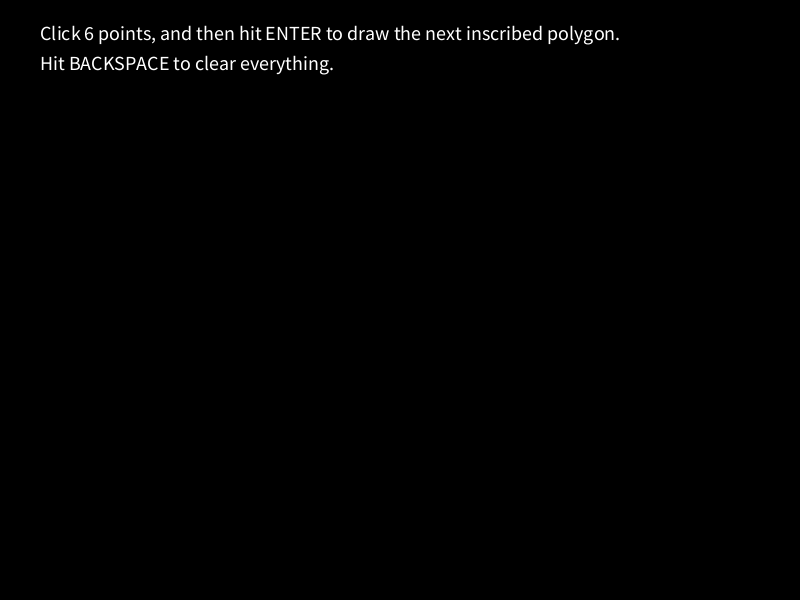
Frame 1 (no input)
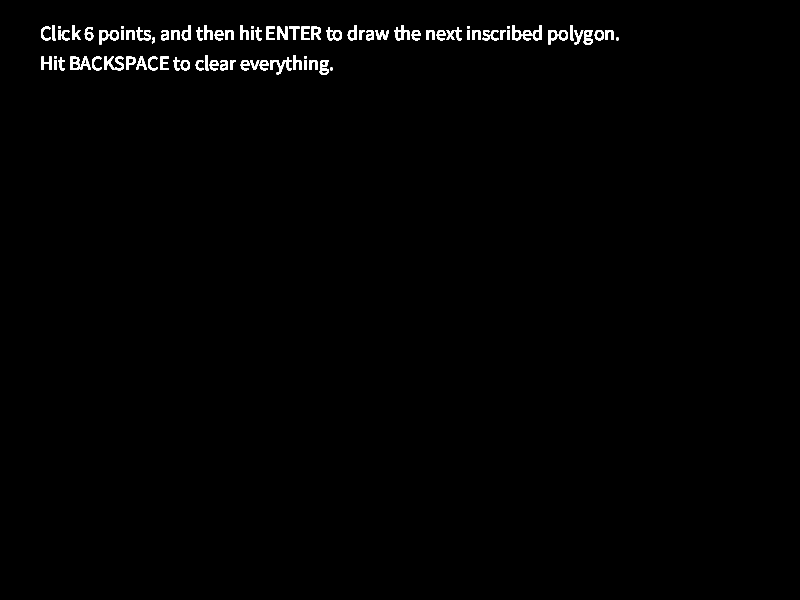
Frame 60 (the mouse pressed at the canvas centre just before this capture)
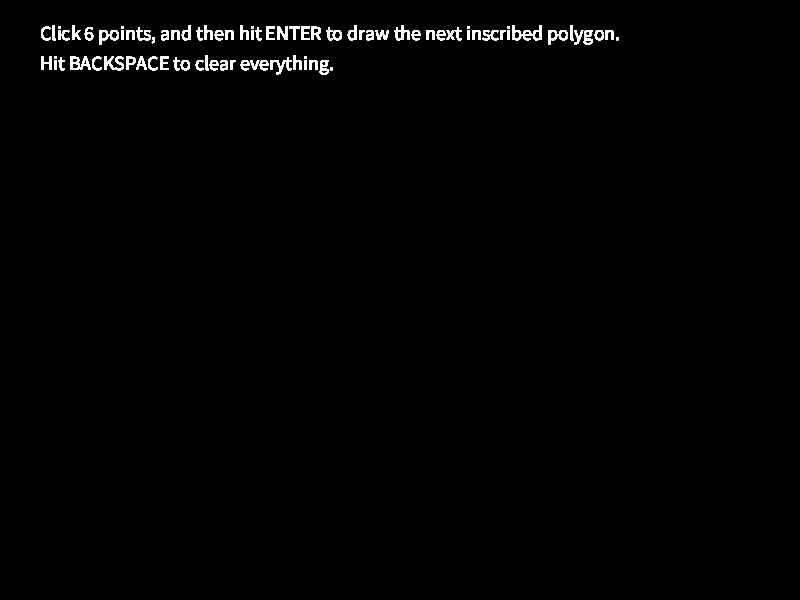
Frame 120 (the mouse held since frame 60 and released just before this capture)

The Processing sketch that drew these frames (run headless with seeded random() and noise(); from frame 60 on, the mouse is pressed at the canvas centre):

// Processing sketch: processing_103215
// ── processing_103215.pde

int vertices = 6;
int vertices_drawn = 0;
float[] xPositions = new float[vertices];
float[] yPositions = new float[vertices];
float[] xMidpoints = new float[vertices];
float[] yMidpoints = new float[vertices];

void setup()
{
  size(800, 600);
  stroke(255);
  strokeWeight(3);
  background(0);
}

void draw()
{
  String s = "Click " + vertices + " points, and then hit ENTER to draw the next inscribed polygon.";
  String t = "Hit BACKSPACE to clear everything.";
  fill(255);
  textSize(20);
  text(s, 40, 40);  // Text wraps within text box
  text(t, 40, 70);
}

void mousePressed() {
  if (vertices_drawn < vertices)
  {
    FirstPoint point = new FirstPoint(mouseX, mouseY);
    xPositions[vertices_drawn] = point.xPos;
    yPositions[vertices_drawn] = point.yPos;
    point.drawPoint();
    vertices_drawn = vertices_drawn + 1;
  }
  if (vertices_drawn == vertices)
  {
    drawPolygon();
  }
}

void keyPressed()
{

  if (keyCode == BACKSPACE)
  {
    reset();
  }
  if (keyCode == ENTER && vertices_drawn == vertices)
  {
    drawPolygon();
  }
}

void drawPolygon() {

  //Takes care of drawing the polygon. The nth and the 0th vertex are connected with help from modulo operator
  for (int i = 0; i < vertices; i++)
  {
    line(xPositions[i], yPositions[i], xPositions[(i+1)%vertices], yPositions[(i+1)%vertices]);
  }

  //Calculate Midpoints
  for (int i = 0; i < vertices; i++)
  {
    xMidpoints[i] = 0.5*( xPositions[i] + xPositions[(i+1)%vertices]);
    yMidpoints[i] = 0.5*( yPositions[i] + yPositions[(i+1)%vertices]);
//    ellipse(xMidpoints[i], yMidpoints[i], 10, 10);
  }
  drawNextPolygon();
}

void drawNextPolygon() {
  stroke(random(255), random(255), random(255));
  //Doesn't work:
  //  xPositions = xMidpoints;
  //  yPositions = yMidpoints;

  //need to copy the values from midpoint arrays into position arrays
  for(int i=0; i<vertices; i++){
      xPositions[i] = xMidpoints[i];
      yPositions[i] = yMidpoints[i];
  }
}

void reset()
{
  background(0);
  vertices_drawn = 0;
  float[] xPositions = new float[vertices];
  float[] yPositions = new float[vertices];
  float[] xMidpoints = new float[vertices];
  float[] yMidpoints = new float[vertices];
  stroke(255);
}

class FirstPoint {
  int xPos, yPos;
  FirstPoint (int x, int y)
  {
    xPos = x;
    yPos = y;
  }
  void drawPoint()
  {
    ellipse(xPos, yPos, 10, 10);
  }
}
